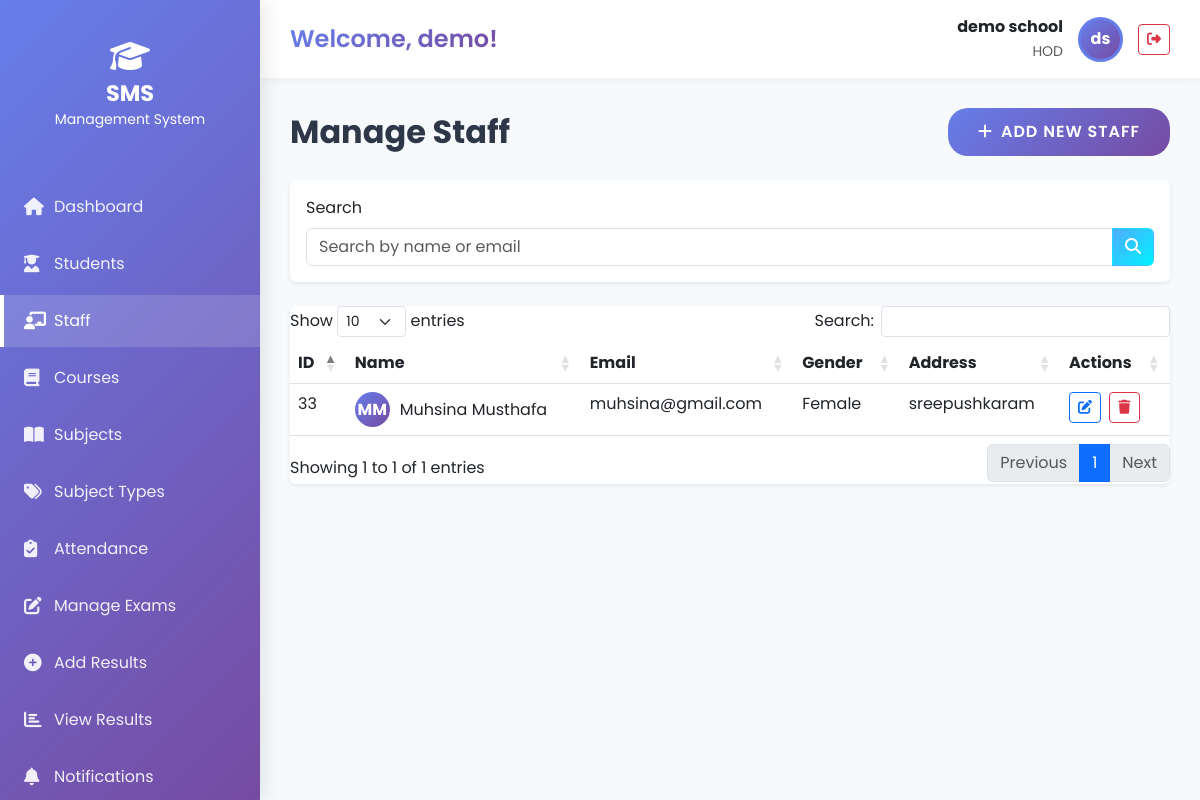
/hod/staff/ (signed in), run on the app's committed database.
### hadiya/models.py (models this page shows, shortened)
class CustomUser(AbstractUser):
    USER_TYPE_CHOICES = (
        (1, 'HOD'),
        (2, 'Staff'),
        (3, 'Student'),
        (4, 'Accountant'),
        (5, 'Management'),
    )
    user_type = models.IntegerField(choices=USER_TYPE_CHOICES, default=1)
    profile_pic = models.ImageField(upload_to='profile_pics/', blank=True, null=True)
    email = models.EmailField(unique=True)
    USERNAME_FIELD = 'email'
    REQUIRED_FIELDS = ['username', 'first_name', 'last_name']

class Staff(models.Model):
    admin = models.OneToOneField(CustomUser, on_delete=models.CASCADE)
    address = models.TextField()
    gender = models.CharField(max_length=10, choices=[('Male', 'Male'), ('Female', 'Female'), ('Other', 'Other')])
    created_at = models.DateTimeField(auto_now_add=True)
    updated_at = models.DateTimeField(auto_now=True)

### student_management_system/Hod_views.py (the view)
    @login_required
    def wrapper(request, *args, **kwargs):
        if request.user.user_type != 1:
            messages.error(request, 'Access denied. HOD privileges required.')
            return redirect('home')
        return view_func(request, *args, **kwargs)

### hadiya/EmailBackEnd.py (called while the page is built)
    def get_user(self, user_id):
        UserModel = get_user_model()
        try:
            return UserModel.objects.get(pk=user_id)
        except UserModel.DoesNotExist:
            return None

### student_management_system/Hod_views.py (called while the page is built)
def hod_required(view_func):
    @login_required
    def wrapper(request, *args, **kwargs):
        if request.user.user_type != 1:
            messages.error(request, 'Access denied. HOD privileges required.')
            return redirect('home')
        return view_func(request, *args, **kwargs)
    return wrapper

@hod_required
def view_staff(request):
    staff_members = Staff.objects.select_related('admin').all()
    search_query = request.GET.get('search')
    if search_query:
        staff_members = staff_members.filter(
            Q(admin__first_name__icontains=search_query) |
            Q(admin__last_name__icontains=search_query) |
            Q(admin__email__icontains=search_query)
        )
    context = {
        'staff_members': staff_members
    }
    return render(request, 'Hod/view_staff.html', context)

### templates/Hod/view_staff.html (shortened to what this page needs)
{% extends 'base.html' %}
{% load static %}
{% block content %}
<div class="d-flex justify-content-between align-items-center mb-4">
    <h1 class="page-title mb-0">Manage Staff</h1>
    <a href="{% url 'add_staff' %}" class="btn btn-modern btn-gradient-purple">
        <i class="fas fa-plus me-2"></i>Add New Staff
    </a>
</div>
<div class="card border-0 shadow-sm mb-4">
    <div class="card-body">
        <form method="GET" class="row g-3">
            <div class="col-md-12">
                <label class="form-label">Search</label>
                <div class="input-group">
                    <input type="text" name="search" class="form-control" placeholder="Search by name or email"
                        value="{{ request.GET.search }}">
                    <button type="submit" class="btn btn-gradient-info">
                        <i class="fas fa-search"></i>
                    </button>
                </div>
            </div>
        </form>
    </div>
</div>
<div class="card border-0 shadow-sm">
    <div class="card-body p-0">
        <div class="table-responsive">
            <table class="table datatable table-hover mb-0">
                <thead style="background: linear-gradient(135deg, #667eea 0%, #764ba2 100%); color: white;">
                    <tr>
                        <th>ID</th>
                        <th>Name</th>
                        <th>Email</th>
                        <th>Gender</th>
                        <th>Address</th>
                        <th>Actions</th>
                    </tr>
                </thead>
                <tbody>
                    {% for staff in staff_members %}
                    <tr>
                        <td>{{ staff.admin.id }}</td>
                        <td>
                            <div class="d-flex align-items-center">
                                {% if staff.admin.profile_pic %}
                                <img src="{{ staff.admin.profile_pic.url }}" alt="Profile"
                                    style="width: 35px; height: 35px; border-radius: 50%; margin-right: 10px;">
                                {% else %}
                                <div
                                    style="width: 35px; height: 35px; border-radius: 50%; background: linear-gradient(135deg, #667eea, #764ba2); color: white; display: flex; align-items: center; justify-content: center; margin-right: 10px; font-weight: bold;">
                                    {{ staff.admin.first_name.0 }}{{ staff.admin.last_name.0 }}
                                </div>
                                {% endif %}
                                <span>{{ staff.admin.first_name }} {{ staff.admin.last_name }}</span>
                            </div>
                        </td>
                        <td>{{ staff.admin.email }}</td>
                        <td>{{ staff.gender }}</td>
                        <td>{{ staff.address }}</td>
                        <td>
                            <a href="{% url 'edit_staff' staff.id %}" class="btn btn-sm btn-outline-primary me-1"
                                title="Edit">
                                <i class="fas fa-edit"></i>
                            </a>
                            <button type="button" class="btn btn-sm btn-outline-danger"
                                onclick="confirmDelete({{ staff.id }})" title="Delete">
                                <i class="fas fa-trash"></i>
                            </button>
                        </td>
                    </tr>
                    {% endfor %}
                </tbody>
            </table>
        </div>
    </div>
</div>
{% endblock %}

### templates/base.html (shortened to what this page needs)
<!DOCTYPE html>
<html lang="en">
<head>
    <link rel="stylesheet" href="https://cdnjs.cloudflare.com/ajax/libs/font-awesome/6.4.0/css/all.min.css">
    <link href="https://cdn.jsdelivr.net/npm/bootstrap@5.3.0/dist/css/bootstrap.min.css" rel="stylesheet">
    <link rel="stylesheet" href="https://cdn.datatables.net/1.13.6/css/dataTables.bootstrap5.min.css">
    {% load static %}
    <link rel="stylesheet" href="{% static 'assets/css/modern-theme.css' %}">
</head>
<body>
    <div class="sidebar">
        <div class="sidebar-brand">
            <i class="fas fa-graduation-cap fa-2x mb-2"></i>
            <h3>SMS</h3>
            <small>Management System</small>
        </div>
        <ul class="sidebar-nav">
            {% block sidebar %}
            {% if request.user.user_type == 1 %}
            {% include 'includes/sidebar_hod.html' %}
            {% elif request.user.user_type == 2 %}
            {% include 'includes/sidebar_staff.html' %}
            {% elif request.user.user_type == 3 %}
            {% include 'includes/sidebar_student.html' %}
            {% endif %}
            {% endblock %}
        </ul>
    </div>
    <div class="main-content">
        <div class="top-navbar">
            <div class="welcome-text">
                {% block page_header %}Welcome, {{ request.user.first_name }}!{% endblock %}
            </div>
            <div class="user-info">
                <div class="text-end">
                    <div class="fw-bold">{{ request.user.first_name }} {{ request.user.last_name }}</div>
                    <small class="text-muted">{{ request.user.get_user_type_display }}</small>
                </div>
                {% if request.user.profile_pic %}
                <img src="{{ request.user.profile_pic.url }}" alt="Profile" class="user-avatar">
                {% else %}
                <div class="user-avatar"
                    style="background: var(--gradient-purple); display: flex; align-items: center; justify-content: center; color: white; font-weight: 700;">
                    {{ request.user.first_name.0 }}{{ request.user.last_name.0 }}
                </div>
                {% endif %}
                <a href="{% url 'logout' %}" class="btn btn-sm btn-outline-danger">
                    <i class="fas fa-sign-out-alt"></i>
                </a>
            </div>
        </div>
        <div class="content-wrapper">
            {% block content %}{% endblock %}
        </div>
    </div>
</body>
</html>

### static/assets/css/modern-theme.css (style rules this page uses)
:root { --gradient-purple: linear-gradient(135deg, #667eea 0%, #764ba2 100%); --gradient-success: linear-gradient(135deg, #56ab2f 0%, #a8e063 100%); --gradient-info: linear-gradient(135deg, #4facfe 0%, #00f2fe 100%); --gradient-warning: linear-gradient(135deg, #f093fb 0%, #f5576c 100%); --gradient-danger: linear-gradient(135deg, #fa709a 0%, #fee140 100%); --gradient-ocean: linear-gradient(135deg, #2193b0 0%, #6dd5ed 100%); --gradient-sunset: linear-gradient(135deg, #ff7e5f 0%, #feb47b 100%); --color-primary: #667eea; --color-secondary: #764ba2; --color-success: #56ab2f; --color-info: #4facfe; --color-warning: #f093fb; --color-danger: #fa709a; --color-dark: #2d3748; --color-light: #f7fafc; --glass-bg: rgba(255, 255, 255, 0.15); --glass-border: rgba(255, 255, 255, 0.3); --glass-shadow: 0 8px 32px 0 rgba(31, 38, 135, 0.37); --spacing-xs: 0.5rem; --spacing-sm: 1rem; --spacing-md: 1.5rem; --spacing-lg: 2rem; --spacing-xl: 3rem; --radius-sm: 8px; --radius-md: 12px; --radius-lg: 16px; --radius-xl: 20px; --shadow-sm: 0 2px 4px rgba(0, 0, 0, 0.1); --shadow-md: 0 4px 6px rgba(0, 0, 0, 0.1); --shadow-lg: 0 10px 25px rgba(0, 0, 0, 0.15); --shadow-xl: 0 20px 40px rgba(0, 0, 0, 0.2); --transition-fast: 0.2s ease; --transition-normal: 0.3s ease; --transition-slow: 0.5s ease; }
* { margin: 0; padding: 0; box-sizing: border-box; }
body { font-family: 'Poppins', sans-serif; background: linear-gradient(135deg, #667eea 0%, #764ba2 100%); min-height: 100vh; overflow-x: hidden; }
.btn-modern { padding: 12px 30px; border-radius: var(--radius-xl); border: none; font-weight: 600; font-size: 1rem; cursor: pointer; transition: all var(--transition-normal); position: relative; overflow: hidden; text-transform: uppercase; letter-spacing: 1px; }
.btn-modern::before { content: ''; position: absolute; top: 50%; left: 50%; width: 0; height: 0; border-radius: 50%; background: rgba(255, 255, 255, 0.3); transform: translate(-50%, -50%); transition: width 0.6s, height 0.6s; }
.btn-gradient-purple { background: var(--gradient-purple); color: white; }
.btn-gradient-info { background: var(--gradient-info); color: white; }

### templates/base.html (style rules this page uses)
body { font-family: 'Poppins', sans-serif; background: #f7fafc; min-height: 100vh; }
.sidebar { position: fixed; top: 0; left: 0; height: 100vh; width: 260px; background: linear-gradient(135deg, #667eea 0%, #764ba2 100%); padding: 20px 0; overflow-y: auto; z-index: 1000; box-shadow: 4px 0 20px rgba(0, 0, 0, 0.1); }
.sidebar-brand { padding: 20px 20px; text-align: center; color: white; margin-bottom: 30px; }
.sidebar-brand h3 { font-size: 1.4rem; font-weight: 700; margin: 0; }
.sidebar-nav { list-style: none; padding: 0; margin: 0; }
.main-content { margin-left: 260px; padding: 0; min-height: 100vh; }
.top-navbar { background: white; box-shadow: 0 2px 10px rgba(0, 0, 0, 0.05); padding: 15px 30px; display: flex; justify-content: space-between; align-items: center; margin-bottom: 30px; }
.welcome-text { font-size: 1.5rem; font-weight: 600; background: var(--gradient-purple); -webkit-background-clip: text; -webkit-text-fill-color: transparent; background-clip: text; }
.user-info { display: flex; align-items: center; gap: 15px; }
.user-avatar { width: 45px; height: 45px; border-radius: 50%; object-fit: cover; border: 3px solid #667eea; }
.content-wrapper { padding: 0 30px 30px 30px; }
.page-title { font-size: 2rem; font-weight: 700; color: #2d3748; margin-bottom: 30px; }

### data on the page
CustomUser: user.first_name "demo", user.last_name "school", user.user_type "HOD", user.first_name.0 "d", user.last_name.0 "s"
Staff: admin.id "33", admin.first_name.0 "M", admin.last_name.0 "M", admin.first_name "Muhsina", admin.last_name "Musthafa", admin.email "muhsina@gmail.com", gender "Female", address "sreepushkaram"
